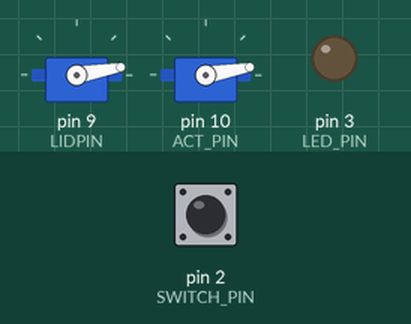
Bench run of a sketch on a simulated Arduino Uno, built with avr-gcc and run on an emulated ATmega328P. Parts: 2 × servo, output pins drawn as LEDs (lit = HIGH). Inputs (shaded band) come from the test bench; at power-on: pin 2 (SWITCH_PIN) LOW. What the sketch prints to the serial monitor is not drawn.

Above: at 1.3 s.
1.4 s: pin 2 (SWITCH_PIN) pulled HIGH for 0.15 s
At 4.4 s:
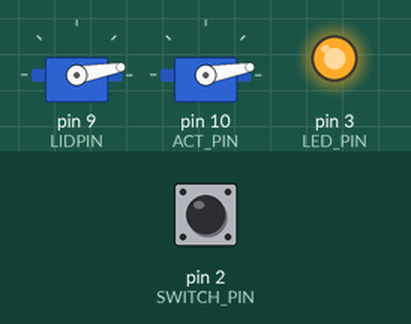
4.5 s: pin 2 (SWITCH_PIN) pulled HIGH for 1 s
At 6.1 s:
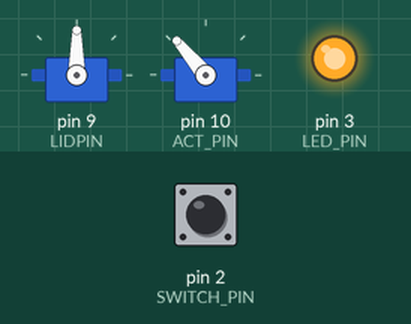
8.5 s: pin 2 (SWITCH_PIN) pulled HIGH for 3.2 s
At 10.9 s:
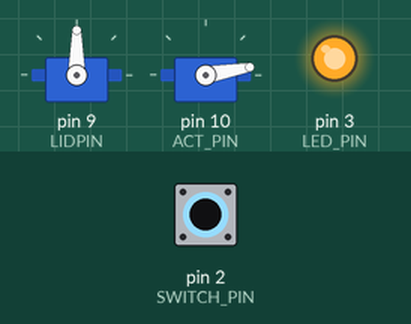
Timing chart, 0 to 16.2 s (numbered marks = the images above; inputs shaded):
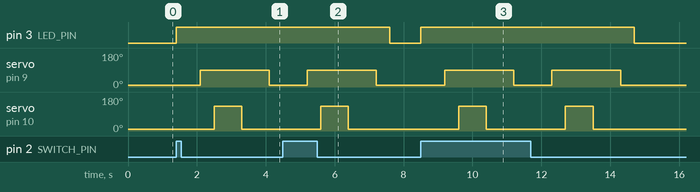

Measured:
- after the input at 1.4 s, pin 3 (LED_PIN): LOW → HIGH at once; servo on pin 9 (LIDPIN): 10° → 90° after 0.70 s, → 10° 2.0 s later; servo on pin 10 (ACT_PIN): 10° → 130° after 1.1 s, → 10° 0.80 s later
- after the input at 4.5 s, pin 3 (LED_PIN): HIGH → LOW after 3.1 s instead of 0.00 s; servo on pin 9 (LIDPIN): 10° → 90° after 0.70 s, → 10° 2.0 s later; servo on pin 10 (ACT_PIN): 10° → 130° after 1.1 s, → 10° 0.80 s later
- after the input at 8.5 s, pin 3 (LED_PIN): LOW → HIGH at once, → LOW 6.2 s later; servo on pin 9 (LIDPIN): alternates 90° for 2.0 s and 10° for 1.1 s, 4 changes in all, then stays 10°, starting after 0.70 s; servo on pin 10 (ACT_PIN): alternates 130° for 0.80 s and 10° for 2.3 s, 4 changes in all, then stays 10°, starting after 1.1 s

The sketch:

uselessMachineV1.ino
```cpp
// Jake and Ben - Thanks for showing me the concept of the useless machine during our last visit.  I think it is pretty
// cool and could be made using an Arduino and a couple of servo motors and a switch.  Here is a starting point.
// You will have to fine tune the servo position numbers below to match your design.  This code uses two servo motors, one to open the box lid
// and one to move the arm which turns the switch off.  You could use a single servo if you design the arm to also lift the box lid on the way out.

// useless machine - a box with a single toggle switch on top.
// When the switch is turned on by the user the box lid opens and an actuator (perhaps a plastic
// hand or arm from a toy doll) emerges which turns the switch to the off position. The actuator returns to the
// home position and the lid closes.
// See: https://www.youtube.com/watch?v=4wWlrBFOdBo for an example.
// The code below assumes two servos however you may simply comment out the lid servo and corresponding delay statements if you go with one servo.
// Adding two slashes at the start of a line will cause all commands following the slashes on a given line to be considered as a comment
// and thus will not be executed.

// Here is the starting point code.  Simply open a fresh Arduino sketch, delete all existing template code and paste this entire file (comments and all) into
// the sketch.  Save it with a unique name such as "Useless_V1".  Feel free to save your new versions of this with a different name so you can easily go
// back to a previous version if desired.  Of course, this is just the code to run the motors and read the switch.  You will have to work out the mechanical aspects
// the working of the arm, the placement of the switch, powering the Arduino, the box opening mechanism, etc.  One approach just to get up and running would be to
// simply wire up the motors, switch and LED and test it 'out of the box'.  Each time you turn the switch to the on position the LED should come on and both servos
// should cycle only once.  This would show that the controller and motors are working.  Once you have accomplished this you can build the box, perhaps one
// made of foam core posterboard and duct tape would suffice as a proof of concept.
// Have fun and Good Luck!


/***********************************************************************************************
 * Useless machine program for Arduino
 * 2/20/17
 ***********************************************************************************************/

#include <Servo.h>              // this provides access to the arduino servo functions and is required in order for the code to work
#define LIDPIN  9               // digital pin 9 goes to the control line of the lid servo (white (sometimes orange) wire)
#define ACT_PIN 10              // digital pin 10 goes to the control line of the actuator servo (white (sometimes orange) wire)


// lid and actuator servo positions - adjust these as needed
// A typical servo motor will only rotate 180 degrees.  When given a command it will rotate to that position and stay there.
// Valid servo commands are between 0 and 180.
#define LID_CLOSED        10    // the servo starts at this position and returns to this position to close the lid
#define LID_OPEN          90    // the servo goes to this position to open the lid
#define ACTUATOR_HOME     10    // the servo starts at this position and returns to this position after turning the switch off
#define ACTUATOR_FORWARD  130   // the servo goes to this position to push the switch to the off position

                                // servo objects - no need to change these
Servo lidServo;                 // create the lid servo object
Servo actServo;                 // create the actuator servo object

                                // switch and LED pins - no need to change these
#define SWITCH_PIN      2       // assign switch input to digital pin 2.  Switch goes between digital pin 2 and 5V.
                                // Add a 4700 ohm resistor (yellow, violet, black, brown brown) between this pin and ground to guarantee that the pin
                                // remains in a low state when the switch is opened.
#define LED_PIN         3       // assign LED to digital pin 3.  Anode of LED goes to pin 3. Must use a resistor in series with the LED
                                // Cathode of LED goes to through a 5100 ohm resistor (green, brown, black, brown, brown)to ground.
                                // use a lower value (minimum 200 ohms) for a brighter light

int iSwitchState = 0;           // variable which holds the current switch reading


/***********************************************************************************************
 * The setup function runs only one time when the Arduino is reset or powered on
 * This is where initial values are setup.   You shouldn't have to change anything here except
 * the servo motor positions below.
 *
 ***********************************************************************************************/
void setup() {
  Serial.begin(9600);           // start the serial output stream, this enables displaying informational messages on the monitor

  pinMode(SWITCH_PIN, INPUT);   // configure switch pin as an input.  Connect a resistor between this pin and ground to force it to a low state when switch is open
  pinMode(LED_PIN, OUTPUT);     // configure LED pin as an output

  lidServo.attach(LIDPIN);      // assign servos to control pins
  actServo.attach(ACT_PIN);

  lidServo.write(LID_CLOSED);   // set servos to closed / home position
  actServo.write(ACTUATOR_HOME);

  // display settings on the serial monitor.  To open the serial monitor use the "Tools -> Serial Monitor" menu selection
  Serial.println("Initialization Complete, using these servo values:");
  Serial.print("Lid closed value: ");
  Serial.print(LID_CLOSED);
  Serial.print("  Lid open value: ");
  Serial.println(LID_OPEN);
  Serial.print("Actuator home value: ");
  Serial.print(ACTUATOR_HOME);
  Serial.print("  Actuator forward value: ");
  Serial.println(ACTUATOR_FORWARD);
  Serial.println("You may adjust these values in the source code to suit your needs");

} // end of setup()


/***********************************************************************************************
 * The loop function runs after setup has been completed.  It will continue to run until the
 * Arduino is turned off or reset using the reset switch
 * This code simply checks to see if the switch has been turned on, sets the
 * LED according to switch state then, if switch is on, it attempts to turn it off.
 *
 ***********************************************************************************************/
void loop() {

  iSwitchState = digitalRead(SWITCH_PIN);             // Step 1 - get the switch reading
  digitalWrite(LED_PIN, iSwitchState);                // Step 2 - set LED according to switch reading (switch on turns LED on)

  if(iSwitchState == 1){                              // Step 3 - if switch is on then turn it off
    delay(700);                                       // provide time for human to move hand out of the way
    lidServo.write(LID_OPEN);                         // Step 3a - open the lid
    delay(400);                                       // give the servo time to reach its position
    actServo.write(ACTUATOR_FORWARD);                 // Step 3b - move actuator forward to turn switch off
    delay(800);                                       // give the servo time to reach its position
    actServo.write(ACTUATOR_HOME);                    // Step 3c - move the actuator to home position (back inside the box)
    delay(800);                                       // give the servo time to reach its position
    lidServo.write(LID_CLOSED);                       // Step 3d - close the lid
    delay(400);                                       // give the servo time to reach its position
  } // end of if statement

} // end of loop()
```
